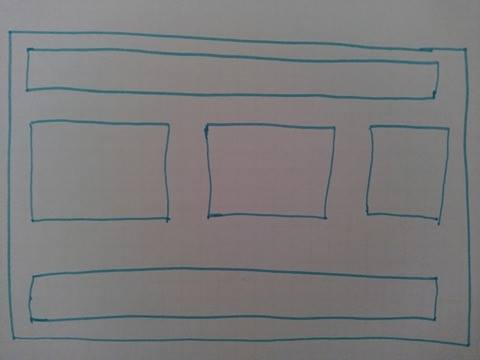
#> input picture test_images/layout.jpg, 480 x 360 px
$ python main.py   (Python 2 division)
#> lines starting #> are read from the running program, lines starting #| are printed output that depends on the picture; after the words box and inside, x2 and y2 are one past the last pixel; in counts of white or black regions, pixels touching at a corner belong together
### generate_html.py
import cv2
import math

import Image
import pytesseract

class GenerateHtml:

    added_html = ''

    def __init__(self):
        print "Created the object"

    def add_row(self, html):
        return "<div class='row'>" + html + "</div>";

    # [8 lines left out: function on_same_level, not called in this run]

    def append_html(self, contour, size, i, contours, img):
        block_type = self.recognize_type(contour, img)

        start_row = ""
        end_row = ""

        if i == 0:
            start_row = "<div class='row'>"
        elif i == (len(contours) - 1):
            end_row = "</div>"
        else:
            has_prev = self.on_same_level(contours[i-1], contour)
            has_next = self.on_same_level(contour, contours[i+1])

            if has_prev == True and has_next == False:
                end_row = "</div>"
            elif has_prev == False and has_next == True:
                start_row = "<div class='row'>"
            elif has_prev == False and has_next == False:
                start_row = "<div class='row'>"
                end_row = "</div>"


        type_start = "<div"
        type_end = "</div>"

        if block_type == "input_text":
            type_start = "<input type='text'"
            type_end = "</input>"

        GenerateHtml.added_html += start_row +  type_start + " class=\"" + "col-md-" + str(size) + " standard-div\" " + "style=\"height: " + str(cv2.boundingRect(contour)[3] * 2) + "px;\">" + type_end +"\n" + end_row

    def recognize_type(self, contour, img):

        x, y, w, h = cv2.boundingRect(contour)

        croped_div = img[y:y + h, x:x + w]

        cv2.imwrite('./output/div' + str(y) + '.jpg', croped_div)

        text = pytesseract.image_to_string(Image.open('./output/div' + str(y) + '.jpg'))

        print text.lower()

        if text.lower() == "text input":
            return "input_text"
        else:
            return "div";

    def calculate_col(self, contour, width):
        rect = cv2.boundingRect(contour)

        one_col = width / 12

        return int(math.floor(rect[2] / one_col))


    def process_divs(self, img, contours):

        contours.reverse()

        #find the largets outermost element and thats the size of the screen
        max_rectangle_index = self.biggest_rectangle(contours)

        max_rectangle = cv2.boundingRect(contours[max_rectangle_index])

        width = max_rectangle[2]
        height = max_rectangle[3]

        #remove the largest thats the window size
        del contours[max_rectangle_index]

        for i, c in enumerate(contours):
            size = self.calculate_col(c, width)
            self.append_html(c, size, i, contours, img)


    def biggest_rectangle(self, contours):
        contours_area = []

        for i, c in enumerate(contours):
            rect = cv2.boundingRect(c)
            contours_area.append(rect[2] * rect[3])

        return contours_area.index(max(contours_area))

    def write_html(self, name):
        html_file = open("output/" + name + ".html", "wb")

        html_file.write("""
            <!DOCTYPE html>
            <html lang="en">
              <head>
                <meta charset="utf-8">
                <meta http-equiv="X-UA-Compatible" content="IE=edge">
                <meta name="viewport" content="width=device-width, initial-scale=1">
                <title>Bootstrap 101 Template</title>

                <link href="bootstrap.min.css" rel="stylesheet">
                <link href="custom.css" rel="stylesheet">

              </head>
              <body>
                <div class="container">
                <h2>Ouh look we generated a site for you</h2>
                """ + GenerateHtml.added_html + """
                </div>
                <script src="https://ajax.googleapis.com/ajax/libs/jquery/1.12.4/jquery.min.js"></script>
                <script src="bootstrap.min.js"></script>
              </body>
            </html>
            """)

        html_file.close()

### main.py
import cv2
import numpy as np

from generate_html import GenerateHtml

input_img = cv2.imread('test_images/layout.jpg')
#> input_img is the input picture: shape (360, 480, 3); mean B, G, R 123.7, 122.6, 123.5

height, width, ch = input_img.shape
#> height = 360; width = 480; ch = 3

print height, width
#| 360 480

generate = GenerateHtml()

grey_img = cv2.cvtColor(input_img,cv2.COLOR_BGR2GRAY)

thresh = cv2.adaptiveThreshold(grey_img,255,cv2.ADAPTIVE_THRESH_GAUSSIAN_C, cv2.THRESH_BINARY_INV,11,2)
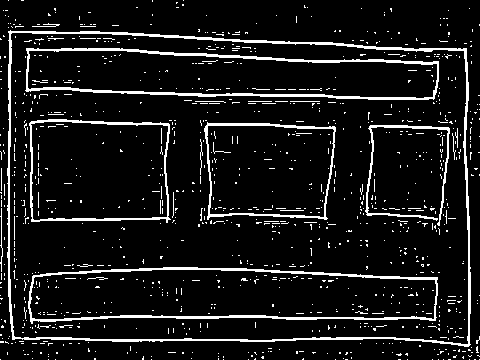
#> thresh: shape (360, 480); 9.2% white in thin lines or dots

cv2.imwrite('thresh.jpg', thresh)

#image transformation dialate/erode
kernel = np.ones((2, 2), np.uint8)
kernel2 = np.ones((3, 3), np.uint8)
kernel3 = np.ones((1, 1), np.uint8)

no_dots = cv2.morphologyEx(thresh, cv2.MORPH_OPEN, kernel)
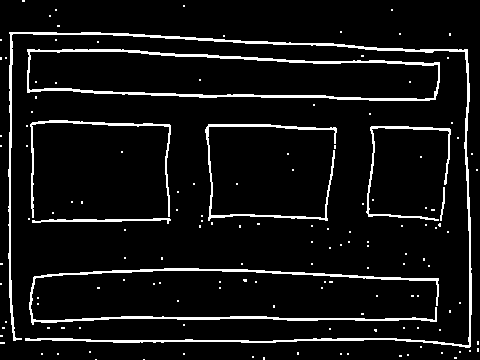
#> no_dots: shape (360, 480); 7% white; 144 white regions (136 under 20 px), largest, box (x1, y1, x2, y2) and area: (8, 32, 472, 348) 3795, (27, 49, 440, 101) 2480, (29, 268, 439, 325) 2289

morphed_img = cv2.dilate(no_dots, kernel2, iterations = 1)
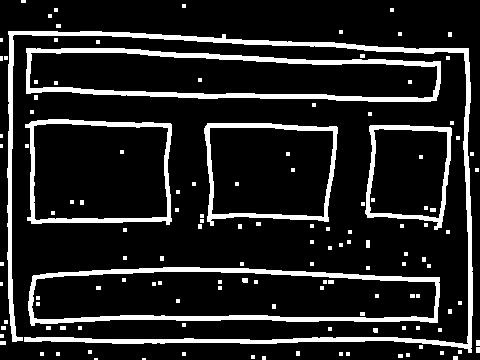
#> morphed_img: shape (360, 480); 13.5% white; 133 white regions (98 under 20 px)

cv2.imwrite('morphed.jpg', morphed_img)

contours, hierarchy = cv2.findContours(morphed_img,cv2.RETR_TREE,cv2.CHAIN_APPROX_SIMPLE)
#> contours = 138 contours, 126 with area under 20; largest, box (x1, y1, x2, y2) and area: (28, 267, 440, 326) 20012, (26, 48, 441, 102) 17423, (31, 271, 437, 320) 16734, (25, 119, 172, 225) 14006, (29, 52, 438, 99) 13949

rectangleContours = []

for c in zip(contours, hierarchy[0]):

    curr_countour = c[0]
    curr_hierarchy = c[1]

    x,y,w,h = cv2.boundingRect(curr_countour)
    area = cv2.contourArea(curr_countour, True)

    if  w > 20 and h > 20 and  area < 0:
        print curr_hierarchy, w, h,x, y
        rectangleContours.append(curr_countour)
#> this loop made 138 passes
#> (curr_countour, curr_hierarchy, x, y, w, h, area) on passes 1 to 8: ([[142, 358], [142, 359], [145, 359], [145, 358]], [1, -1, -1, -1], 142, 358, 4, 2, -3), ([[94, 358], [94, 359], [97, 359], [97, 358]], [2, 0, -1, -1], 94, 358, 4, 2, -3), ([[453, 356], [453, 359], [457, 359], [457, 356]], [3, 1, -1, -1], 453, 356, 5, 4, -12), ([[262, 356], [262, 359], [265, 359], [265, 356]], [4, 2, -1, -1], 262, 356, 4, 4, -9), ([[251, 355], [251, 358], [254, 358], [254, 355]], [5, 3, -1, -1], 251, 355, 4, 4, -9), ([[398, 354], [398, 357], [402, 357], [402, 354]], [6, 4, -1, -1], 398, 354, 5, 4, -12), ([[406, 353], [406, 356], [409, 356], [409, 353]], [7, 5, -1, -1], 406, 353, 4, 4, -9), ([[346, 352], [346, 355], [349, 355], [349, 352]], [8, 6, -1, -1], 346, 352, 4, 4, -9)
#> (x, y, w, h, area) on passes 94, 100, 106, 120, 131: (365, 125, 87, 105, -7309), (204, 123, 134, 103, -11712), (25, 119, 147, 106, -14006.5), (26, 48, 415, 54, -17423), (7, 31, 466, 322, -5488)
#| [56 34 36 -1] 412 59 28 267
#| [99 92 94 -1] 87 105 365 125
#| [104  93 100  -1] 134 103 204 123
#| [111 104 106  -1] 147 106 25 119
#| [125 118 120  -1] 415 54 26 48
#| [131 129  -1  -1] 466 322 7 31
#> after the loop, rectangleContours = 6 contours; box (x1, y1, x2, y2) and area: (28, 267, 440, 326) 20012, (26, 48, 441, 102) 17423, (25, 119, 172, 225) 14006, (204, 123, 338, 226) 11712, (365, 125, 452, 230) 7309, (7, 31, 473, 353) 5488


cv2.drawContours(input_img, rectangleContours, -1, (0,255,0), 2)
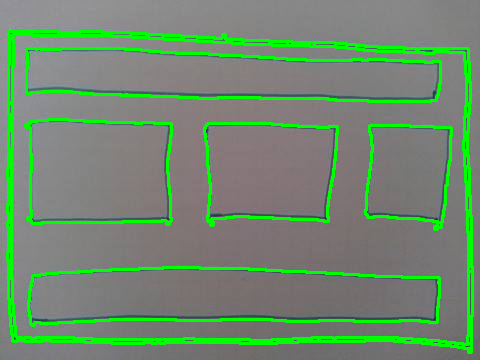
#> input_img: shape (360, 480, 3); 11.08% of pixels changed, all inside (x1, y1, x2, y2) = (6, 30, 474, 354)

#process contours and create divs
generate.process_divs(thresh, rectangleContours)
#> the loop in biggest_rectangle, `for i, c in enumerate(contours):` made 6 passes
#> rect on passes 1 to 6: (7, 31, 466, 322), (26, 48, 415, 54), (25, 119, 147, 106), (204, 123, 134, 103), (365, 125, 87, 105), (28, 267, 412, 59)
#> after the loop in biggest_rectangle, `for i, c in enumerate(contours):`: contours_area = [150052, 22410, 15582, 13802, 9135, 24308]
#> in process_divs, `max_rectangle_index = self.biggest_rectangle(contours)`: max_rectangle_index = 0
#> in process_divs, `max_rectangle = cv2.boundingRect(contours[max_rectangle_index])`: max_rectangle = (7, 31, 466, 322)
#> in process_divs, `width = max_rectangle[2]`: width = 466
#> in process_divs, `height = max_rectangle[3]`: height = 322
#> in calculate_col, `rect = cv2.boundingRect(contour)`: rect = (26, 48, 415, 54)
#> in calculate_col, `one_col = width / 12`: one_col = 38
#> in process_divs, `size = self.calculate_col(c, width)`: size = 10
#> in recognize_type, `x, y, w, h = cv2.boundingRect(contour)`: x = 26; y = 48; w = 415; h = 54
#> in recognize_type, `croped_div = img[y:y + h, x:x + w]`:
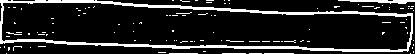
#> croped_div: shape (54, 415); 14% white; 105 white regions (100 under 20 px), largest, box (x1, y1, x2, y2) and area: (0, 0, 413, 52) 2485, (338, 0, 415, 4) 175, (264, 53, 294, 54) 30, (169, 53, 198, 54) 29, (222, 53, 246, 54) 24
#> (the call stopped at in recognize_type, `text = pytesseract.image_to_string(Image.open('./output/div' + str(y) ..`: pytesseract is not available in this run)

generate.write_html("first")
#> (the run stopped early here; a loop or call above may not have finished)
